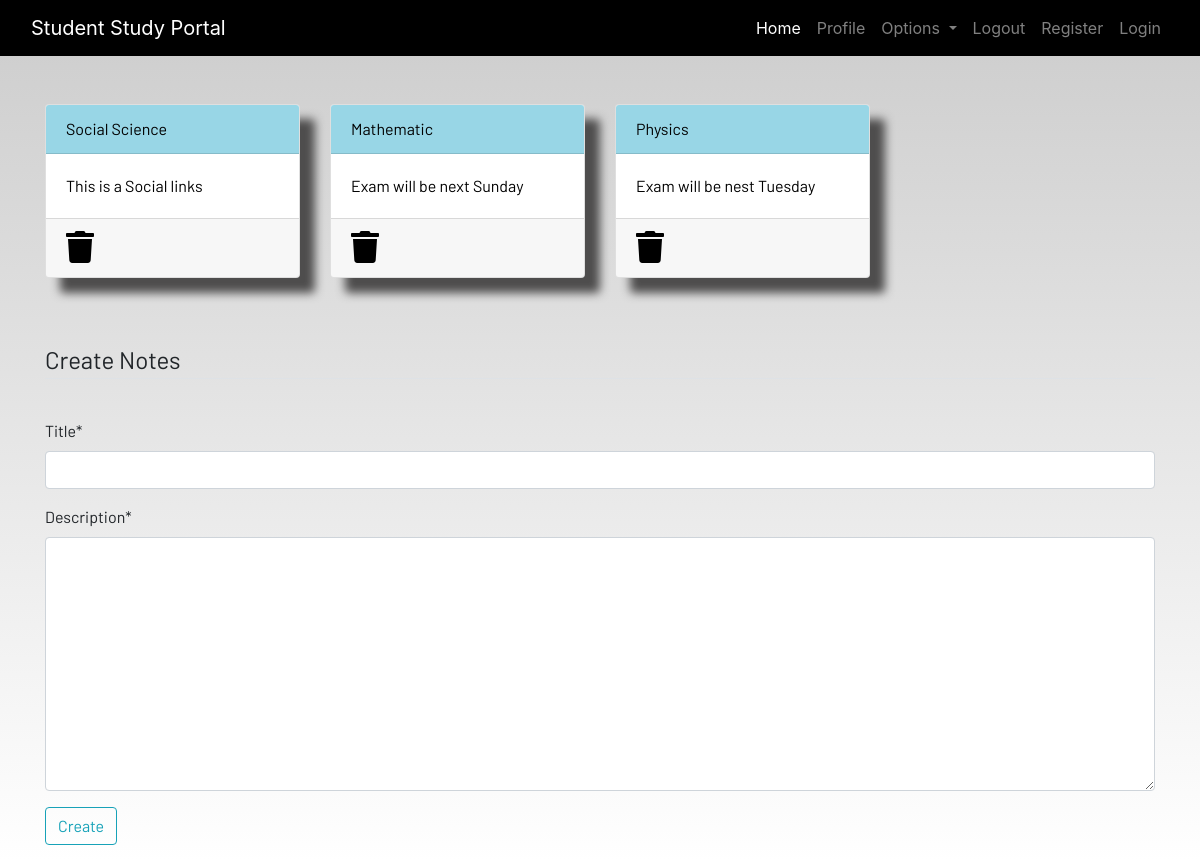
Screenshot of /notes (signed in) with the database file from the repository.
### dashboard/models.py (models this page shows, shortened)
class Notes(models.Model):
    user = models.ForeignKey(User, on_delete=models.CASCADE)
    title = models.CharField(max_length=50)
    description = models.TextField()
    class Meta:
        verbose_name = 'Notes'
        verbose_name_plural = 'Notes'

### dashboard/views.py (the view)
# urls.py: path('notes', views.note, name='note'),
def note(request):
    if request.method == 'POST':
        form = NotesForm(request.POST)
        if form.is_valid():
            note = form.save(commit=False)
            note.user = request.user
            note.save()
            messages.success(request, f"Notes Added Successfully by {request.user.username}!")
            return redirect('note')
    else:
        form = NotesForm()
    notes = Notes.objects.filter(user=request.user)
    context = {
        "notes": notes,
        'form': form
    }
    return render(request, 'dashboard/notes.html', context)

### dashboard/forms.py
class NotesForm(forms.ModelForm):
    class Meta:
        model = Notes
        fields = ['title', 'description']

### templates/dashboard/notes.html (shortened to what this page needs)
{% extends 'dashboard/base.html' %}
{% load static %}
{% load crispy_forms_tags %}
{% block content %}
<div class="container">
    <div class="row">
        {% for note in notes %}
        <div class="col-md-3 mb-3">
            <a href="{% url 'note_detail' note.pk %}">
                <div class="card">
                    <div class="card-header">{{ note.title }}</div>
                    <div class="card-body">{{ note.description|slice:"0:100" }}</div>
                    <div class="card-footer mt-auto "><a href="{% url 'delete_note' note.pk %}">
                        <i class="fa fa-trash fa-2x"></i></a>
                    </div>
                </div>
            </a>
        </div>
        {% endfor %}
        <br>
        <br>
    </div>
</div>
<br> <br>
<div class="container">
    <form method="POST">
        <fieldset class="form-group">
            <legend class="border-bottom mb-4">Create Notes</legend>
        </fieldset>
        {{form|crispy}}
        <div class="form-group">
            <button href="" class="btn btn-outline-info" type="submit"> Create </button>
        </div>
    </form>
</div>
{% endblock content %}

### static/css/main.css (style rules this page uses)
html { scroll-behavior: smooth; height: 100%; width: 100%; }
.card { box-shadow: 15px 15px 10px rgb(78, 77, 77); }
a { text-decoration: none !important; color: black; }
.card-header { color: black !important; background: rgb(152, 214, 230) !important; transition: 0.3s ease-in; }
html, body { max-width: 100%; overflow-x: hidden; height: 100%; width: 100%; }
body { background: linear-gradient(rgba(0, 0, 0, 0.2), rgba(255, 255, 255, 0.5)); overflow-x: hidden; background-repeat: no-repeat; }
.card-header { background-color: rgb(133, 204, 231); }
.col-md-3 .card { width: 100%; height: 100%; }
.fa { color: black; }

### rows the page displays
Notes: title "Social Science", description "This is a Social links"
Notes: title "Mathematic", description "Exam will be next Sunday"
Notes: title "Physics", description "Exam will be nest Tuesday"
